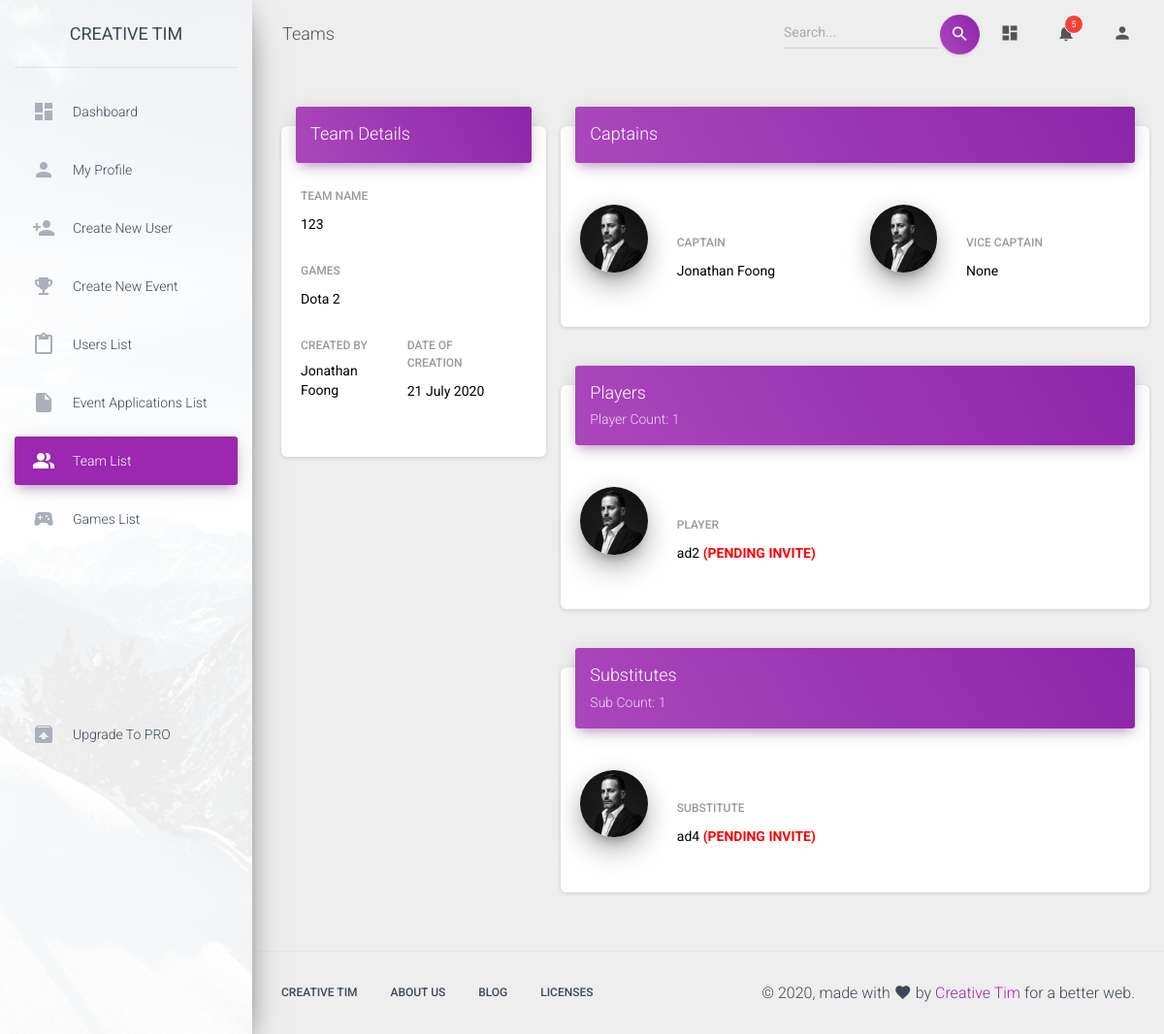
The app's page /dashboard_module/team_details.php?id=1 with its own data.
### tables this page shows
CREATE TABLE `teams` (
  `team_id` int(11) NOT NULL,
  `team_name` varchar(50) NOT NULL,
  `games` varchar(150) NOT NULL,
  `created_at` datetime NOT NULL,
  `created_by` int(11) NOT NULL,
  `updated_at` datetime DEFAULT NULL,
  `delete_at` datetime DEFAULT NULL
);

CREATE TABLE `users` (
  `id` int(11) NOT NULL,
  `full_name` varchar(100) NOT NULL,
  `user_id` varchar(50) DEFAULT NULL,
  `mobile_number` varchar(15) NOT NULL,
  `email` varchar(100) NOT NULL,
  `password` varchar(100) NOT NULL,
  `DoB` date NOT NULL,
  `gender` enum('male','female') NOT NULL,
  `status` enum('created','authenticated','inactive','') NOT NULL,
  `accessed_at` datetime DEFAULT NULL,
  `updated_at` datetime NOT NULL,
  `city` varchar(100) NOT NULL,
  `state` varchar(100) NOT NULL,
  `is_admin` int(1) NOT NULL DEFAULT 0,
  `image_url` varchar(50) DEFAULT NULL
);

CREATE TABLE `user_teams` (
  `id` int(11) NOT NULL,
  `team_id` int(11) NOT NULL,
  `user_id` int(11) NOT NULL,
  `role` enum('captain','vice','player','substitute','') NOT NULL,
  `created_at` datetime NOT NULL,
  `status` enum('pending','accepted','rejected','') NOT NULL,
  `delete_at` datetime DEFAULT NULL
);

### dashboard_module/team_details.php (the view, shortened to what the rows shown need)
<?php
  $con = DatabaseConn();
  $teamID = $_GET['id'];
  $sql_detail = "SELECT t.`team_name`, t.`games`, t.`created_at`, u.`full_name`
                 FROM `teams` t JOIN `users` u ON t.`created_by` = u.`id` WHERE t.`team_id` = '$teamID'";
  $details = mysqli_fetch_array(mysqli_query($con, $sql_detail));
  $team_name = $details['team_name'];
  $created_at = date("d F Y", strtotime($details['created_at']));
  $created_by = $details['full_name'];
  $sql_capt = "SELECT ut.`user_id`, u.`full_name`, ut.`role`, ut.`status`
                FROM `user_teams` ut JOIN `users` u ON ut.`user_id` = u.`id`
                WHERE ut.`team_id` = '$teamID' AND ut.`role` = 'captain'";
  $capt = mysqli_fetch_array(mysqli_query($con, $sql_capt));
  $sql_player = "SELECT ut.`user_id`, u.`full_name`, ut.`role`, ut.`status`
                FROM `user_teams` ut JOIN `users` u ON ut.`user_id` = u.`id`
                WHERE ut.`team_id` = '$teamID' AND ut.`role` = 'player'";
  $player = mysqli_fetch_all(mysqli_query($con, $sql_player), MYSQLI_ASSOC);
  $playerHTML = generateSectionHTML($player);
  $sql_sub = "SELECT ut.`user_id`, u.`full_name`, ut.`role`, ut.`status`
                FROM `user_teams` ut JOIN `users` u ON ut.`user_id` = u.`id`
                WHERE ut.`team_id` = '$teamID' AND ut.`role` = 'substitute'";
  $sub = mysqli_fetch_all(mysqli_query($con, $sql_sub), MYSQLI_ASSOC);
  $subHTML = generateSectionHTML($sub);
  function generateSectionHTML($member_arr) {
    $ctr = 0;
    $memberCnt = sizeof($member_arr);
    $html = "";
    foreach($member_arr as $m) {
        if ($ctr % 2 == 0) $html .= '<div class="row">';
        $html .= generateMemberHTML($m['full_name'], $m['role'], $m['status']);
        $ctr++;
    }
    if ($memberCnt % 2 == 1) $html .= '</div>';
    return $html;
  }
  function generateMemberHTML($full_name, $role, $status) {
    $html = "";
    $statusText = "";
    if ($status == 'pending') $statusText = ' <b style="color:red;">(PENDING INVITE)</b>';
    $html .= '<div class="card-profile col-md-2">
                    <div class="card-avatar">
                        <img class="img" src="assets/img/faces/marc.jpg"/>
                    </div>
                </div>
                <div class="col-md-4">
                    <h6 class="card-category">'.strtoupper($role).'</h6>
                    <label style="color: black">'.$full_name.$statusText.'</label>
                </div>';
    return $html;
  }
?>
<!DOCTYPE html>
<html lang="en">
<head>
    <link rel="stylesheet" type="text/css" href="assets/css/bootstrap-select.min.css">
    <link rel="stylesheet" href="https://maxcdn.bootstrapcdn.com/font-awesome/latest/css/font-awesome.min.css">
    <link href="assets/css/material-dashboard.css" rel="stylesheet" />
    <link href="assets/demo/demo.css" rel="stylesheet" />
    <link rel="stylesheet" type="text/css" href="vendor/select2/select2.min.css">
    <link rel="stylesheet" type="text/css" href="vendor/daterangepicker/daterangepicker.css">
</head>
<body class="">
    <div class="wrapper ">
        <div class="main-panel">
            <div class="content">
                <div class="container-fluid">
                    <div class="row">
                        <div class="col-md-4">
                            <div class="card">
                                <div class="card-body">
                                    <div class="row">
                                        <div class="col-md-11">
                                            <div class="form-group">
                                                <h6 class="card-category">Team Name</h6>
                                                <label style="color: black"><?php echo $team_name;?></label>
                                            </div>
                                        </div>
                                    </div>
                                    <div class="row">
                                        <div class="col-md-5">
                                            <div class="form-group">
                                                <h6 class="card-category">Created by</h6>
                                                <label style="color: black"><?php echo $created_by;?></label>
                                            </div>
                                        </div>
                                        <div class="col-md-5">
                                            <div class="form-group">
                                                <h6 class="card-category">Date of Creation</h6>
                                                <label style="color: black"><?php echo $created_at;?></label>
                                            </div>
                                        </div>
                                    </div>
                                    <br>
                                </div>
                            </div>
                        </div>
                        <div class="col-md-8">
                            <div class="row">
                                <div class="card">
                                    <div class="card-body">
                                        <br><br>
                                        <div class="row">
                                            <div class="col-md-4">
                                                <h6 class="card-category">CAPTAIN</h6>
                                                <label style="color: black"><?php echo $capt['full_name'];?></label>
                                            </div>
                                        </div>
                                        <br>
                                    </div>
                                </div>
                            </div>
                            <div class="row">
                                <div class="card">
                                    <div class="card-body">
                                        <br><br>
                                        <?php echo $playerHTML; ?>
                                        <br>
                                    </div>
                                </div>
                            </div>
                            <div class="row">
                                <div class="card">
                                    <div class="card-body">
                                        <br><br>
                                        <?php echo $subHTML; ?>
                                        <br>
                                    </div>
                                </div>
                            </div>
                        </div>
                    </div>
                </div>
            </div>
        </div>
    </div>
</body>
</html>

### records on screen
teams: team_name "123", users.full_name "Jonathan Foong", created_at "21 July 2020"
user_teams: user.full_name "Jonathan Foong"
user_teams: role "PLAYER", user.full_name "ad2", status "(PENDING INVITE)"
user_teams: role "SUBSTITUTE", user.full_name "ad4", status "(PENDING INVITE)"

### other values on screen
$games_list "Dota 2"
$playerCount "1"
$subCount "1"
